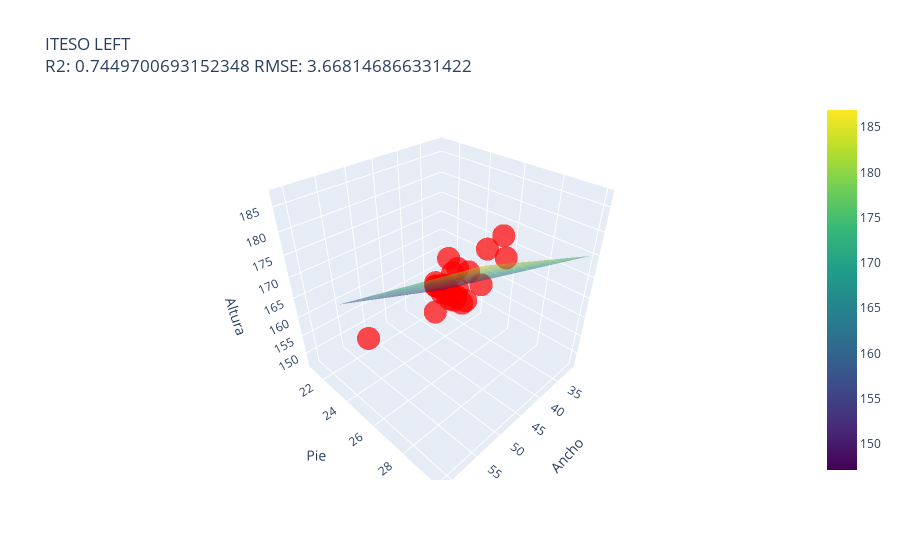

Notebook code cell kept with this figure:
### Code cell
# Definir rangos para las variables independientes
x1_range = np.linspace(min(x_train_left['width']), max(x_train_left['width']), 20)
x2_range = np.linspace(min(x_train_left['shoe_size']), max(x_train_left['shoe_size']), 20)
x1_mesh, x2_mesh = np.meshgrid(x1_range, x2_range)

# Escalar el meshgrid para predicción
x_mesh_scaled = ss_left.transform(np.vstack((x1_mesh.ravel(), x2_mesh.ravel())).T)

# Predecir los valores con el modelo escalado
y_mesh_scaled = rg_l.predict(x_mesh_scaled)

# Crear scatterplot 3D de los puntos reales
scatter = go.Scatter3d(
    x=x_test_left['width'], y=x_test_left['shoe_size'], z=y_test_left,
    mode='markers',
    marker=dict(size=8, color='red', opacity=0.7)
)

# Crear el plano de regresión
surface = go.Surface(
    x=x1_mesh, y=x2_mesh, z=y_mesh_scaled.reshape(x1_mesh.shape),
    colorscale='Viridis', opacity=0.5
)

# Configuración del layout
layout = go.Layout(
    title=f"ITESO LEFT<br>R2: {r2_score(y_test_left, r_pred_left)} RMSE: {root_mean_squared_error(y_test_left, r_pred_left)}",
    scene=dict(
        xaxis_title='Ancho',
        yaxis_title='Pie',
        zaxis_title='Altura'
    )
)

# Crear la figura
fig = go.Figure(data=[scatter, surface], layout=layout)

# Mostrar la figura interactiva
fig.show()

### Figure 1 — Plotly figure (JSON) as saved in the notebook; plotly's stock layout.template omitted (floating-point values rounded to 4 significant figures; data arrays with more than 128 entries replaced by an {"elided": "..."} marker saying what was removed)
{"data": [{"marker": {"color": "red", "opacity": 0.7, "size": 8}, "mode": "markers", "type": "scatter3d", "x": [38, 50, 45, 43, 42, 40, 38, 38, 36, 41, 42, 39, 42, 36, 36, 39, 41, 36, 43, 46, 42, 42, 41, 40, 45, 39, 47, 48, 42, 41, 39, 41, 40, 61, 39, 49, 34, 43], "y": [23, 28, 26, 25, 25, 24, 23, 23, 23, 24, 26, 23, 25, 22, 22, 24.5, 25, 22.5, 28, 26, 27, 25, 23.5, 24, 27.5, 24, 27, 27, 28, 24, 24, 24, 24, 26, 24, 27, 22, 25], "z": [157, 173, 165, 163, 162, 161, 157, 157, 164, 161, 170, 158, 162, 154, 155, 166, 161, 153, 182, 166, 177, 162, 153, 159, 172, 158, 168, 172, 177, 161, 158, 161, 160, 168, 158, 176, 153, 163]}, {"colorscale": [[0, "#440154"], [0.1111, "#482878"], [0.2222, "#3e4989"], [0.3333, "#31688e"], [0.4444, "#26828e"], [0.5556, "#1f9e89"], [0.6667, "#35b779"], [0.7778, "#6ece58"], [0.8889, "#b5de2b"], [1, "#fde725"]], "opacity": 0.5, "type": "surface", "x": {"elided": "20x20 float values"}, "y": {"elided": "20x20 float values"}, "z": {"elided": "20x20 float values"}}], "layout": {"scene": {"xaxis": {"title": {"text": "Ancho"}}, "yaxis": {"title": {"text": "Pie"}}, "zaxis": {"title": {"text": "Altura"}}}, "title": {"text": "ITESO LEFT<br>R2: 0.7449700693152348 RMSE: 3.668146866331422"}}}
